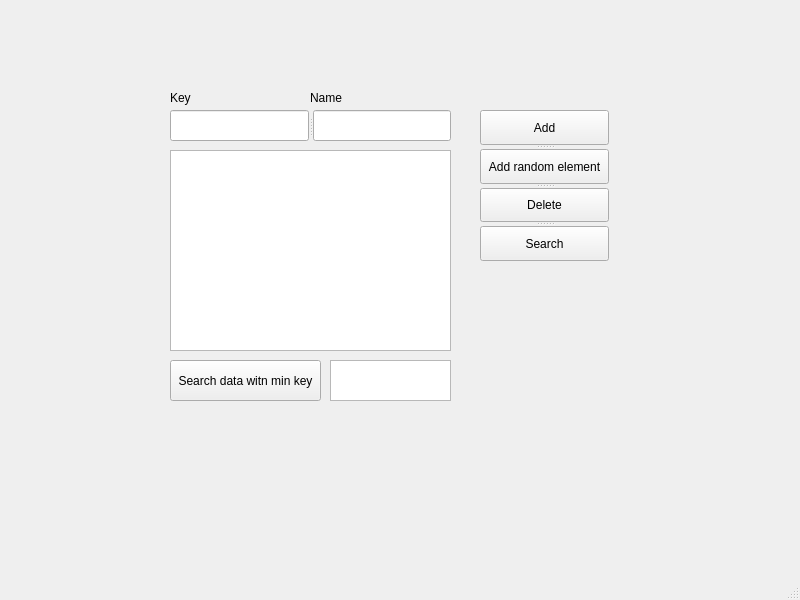
<?xml version="1.0" encoding="UTF-8"?>
<ui version="4.0">
 <class>MainWindow</class>
 <widget class="QMainWindow" name="MainWindow">
  <property name="geometry">
   <rect>
    <x>0</x>
    <y>0</y>
    <width>800</width>
    <height>600</height>
   </rect>
  </property>
  <property name="windowTitle">
   <string>MainWindow</string>
  </property>
  <widget class="QWidget" name="centralwidget">
   <widget class="QPushButton" name="Search_min_keyButton">
    <property name="geometry">
     <rect>
      <x>170</x>
      <y>360</y>
      <width>151</width>
      <height>41</height>
     </rect>
    </property>
    <property name="text">
     <string>Search data witn min key</string>
    </property>
   </widget>
   <widget class="QSplitter" name="splitter">
    <property name="geometry">
     <rect>
      <x>170</x>
      <y>110</y>
      <width>281</width>
      <height>31</height>
     </rect>
    </property>
    <property name="orientation">
     <enum>Qt::Horizontal</enum>
    </property>
    <widget class="QLineEdit" name="KeyEdit"/>
    <widget class="QLineEdit" name="NameEdit"/>
   </widget>
   <widget class="QSplitter" name="splitter_2">
    <property name="geometry">
     <rect>
      <x>480</x>
      <y>110</y>
      <width>129</width>
      <height>151</height>
     </rect>
    </property>
    <property name="orientation">
     <enum>Qt::Vertical</enum>
    </property>
    <widget class="QPushButton" name="AddButton">
     <property name="text">
      <string>Add</string>
     </property>
    </widget>
    <widget class="QPushButton" name="Add_random_elementButton">
     <property name="text">
      <string>Add random element</string>
     </property>
    </widget>
    <widget class="QPushButton" name="DeleteButton">
     <property name="text">
      <string>Delete</string>
     </property>
    </widget>
    <widget class="QPushButton" name="SearchButton">
     <property name="text">
      <string>Search</string>
     </property>
    </widget>
   </widget>
   <widget class="QLabel" name="label">
    <property name="geometry">
     <rect>
      <x>170</x>
      <y>90</y>
      <width>55</width>
      <height>16</height>
     </rect>
    </property>
    <property name="text">
     <string>Key</string>
    </property>
   </widget>
   <widget class="QLabel" name="label_2">
    <property name="geometry">
     <rect>
      <x>310</x>
      <y>90</y>
      <width>55</width>
      <height>16</height>
     </rect>
    </property>
    <property name="text">
     <string>Name</string>
    </property>
   </widget>
   <widget class="QListWidget" name="listWidget">
    <property name="geometry">
     <rect>
      <x>170</x>
      <y>150</y>
      <width>281</width>
      <height>201</height>
     </rect>
    </property>
   </widget>
   <widget class="QListWidget" name="MinKey_listWidget">
    <property name="geometry">
     <rect>
      <x>330</x>
      <y>360</y>
      <width>121</width>
      <height>41</height>
     </rect>
    </property>
   </widget>
  </widget>
  <widget class="QMenuBar" name="menubar">
   <property name="geometry">
    <rect>
     <x>0</x>
     <y>0</y>
     <width>800</width>
     <height>26</height>
    </rect>
   </property>
  </widget>
  <widget class="QStatusBar" name="statusbar"/>
 </widget>
 <resources/>
 <connections/>
</ui>
